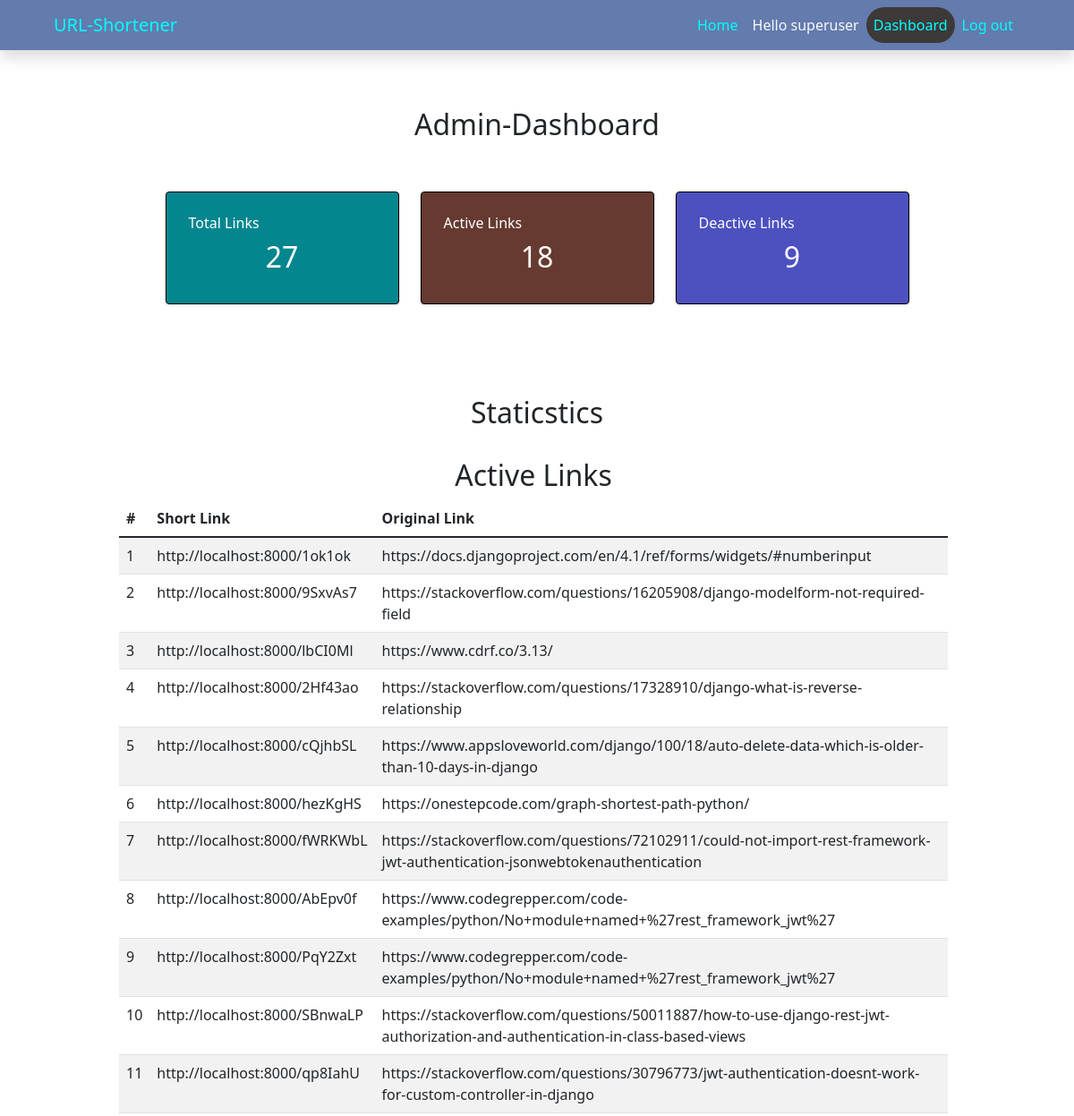
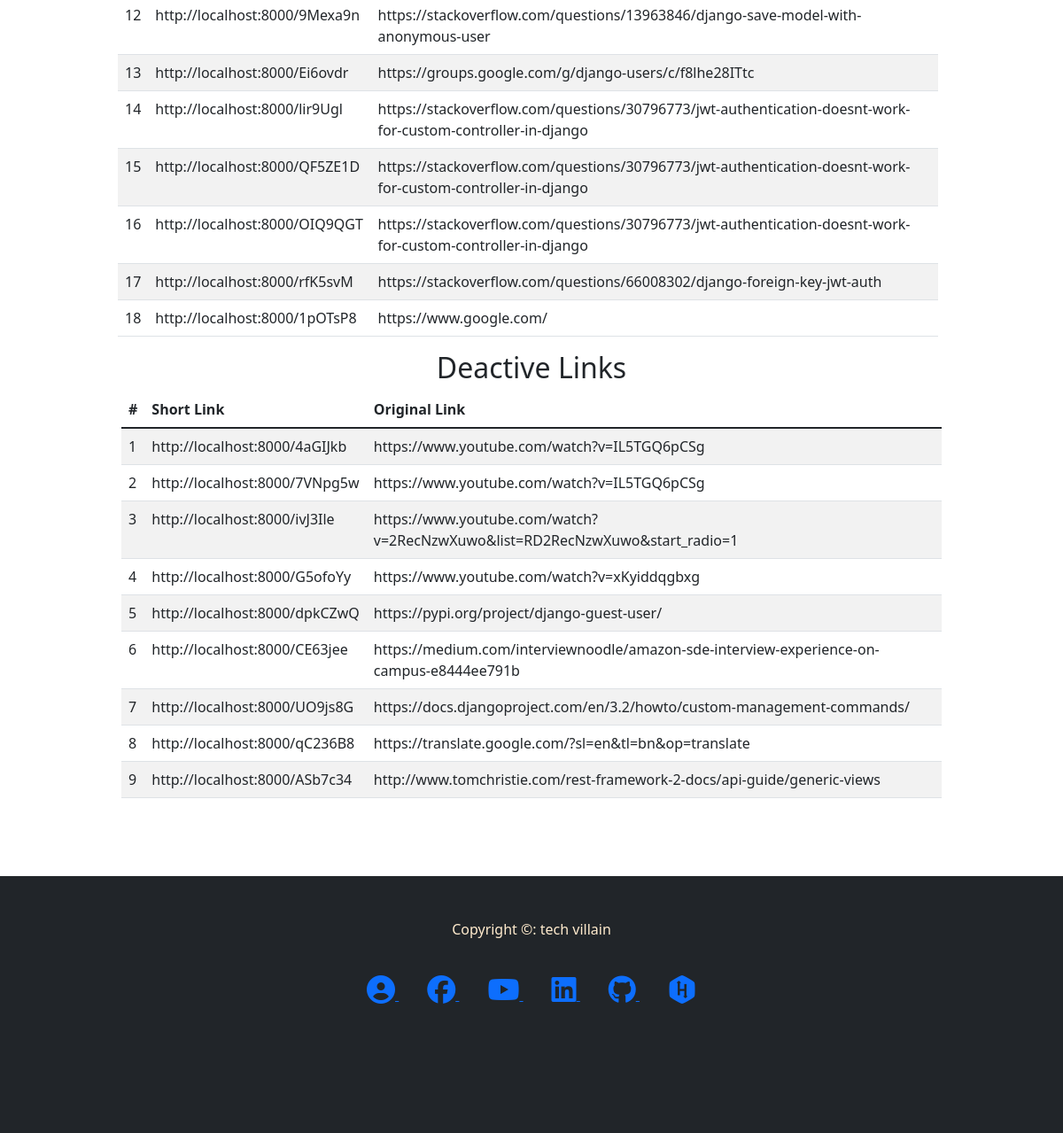
The app's page /user/dashboard/1 (signed in) with its own data (2 pictures, top to bottom).
### urlShortener/models.py (models this page shows, shortened)
class ShortURLS(models.Model):
    user = models.ForeignKey(User, on_delete=models.CASCADE, default=2)
    created_at = models.DateTimeField(auto_now_add=True)
    expiration_day = models.IntegerField(default=1)
    long_url = models.URLField()
    short_url = models.CharField(max_length=15, unique=True, blank=True)
    is_deleted = models.BooleanField(default=False)
    def get_short_absolute_url(self):
        new_url = settings.DEFAULT_DOMAIN+'/'+self.short_url
        return new_url

### subscriber/views.py (the view)
# urls.py: path('dashboard/<int:pk>', dashboard, name='dashboard')
def dashboard(request, pk):
	template = 'customer/dashboard.html'
	print('url=> ', request.get_host)
	context = {}
	all_urls = ShortURLS.objects.filter(user_id=pk)
	if request.user.is_superuser:
		all_urls = ShortURLS.objects.all()
	total_urls = all_urls.count()
	active_urls = all_urls.filter(is_deleted=False)
	deactive_urls = all_urls.filter(is_deleted=True)
	total_active_urls = active_urls.count()
	total_deactive_urls = deactive_urls.count()
	context['total_urls'] = total_urls
	context['active_urls'] = active_urls
	context['deactive_urls'] = deactive_urls
	context['total_active_urls'] = total_active_urls
	context['total_deactive_urls'] = total_deactive_urls
	return render(request, template, context )

### templates/customer/dashboard.html (shortened to what this page needs)
{% extends 'base.html' %}
{% block content %}
<head>
</head>
<section class="container" style="min-height:720px;">
    <br><br>
    {% if user.is_superuser %}
    <h2 class="text-center">Admin-Dashboard</h2>
    {% else %}
    <h2 class="text-center">My-Dashboard</h2>
    {% endif %}
    <br><br>
    <div class="row justify-content-center">
        <div class="col-md-4 col-xl-3">
            <div class="card bg-c-blue order-card">
                <div class="card-block">
                    <h6 class="m-b-20"> Total Links</h6>
                    <h2 class="text-center"><span>{{total_urls}}</span></h2>
                </div>
            </div>
        </div>
        <div class="col-md-4 col-xl-3">
            <div class="card bg-c-pink order-card">
                <div class="card-block">
                    <h6 class="m-b-20"> Active Links</h6>
                    <h2 class="text-center"><span>{{total_active_urls}}</span></h2>
                </div>
            </div>
        </div>
        <div class="col-md-4 col-xl-3">
            <div class="card bg-c-green order-card">
                <div class="card-block">
                    <h6 class="m-b-20"> Deactive Links</h6>
                    <h2 class="text-center"><span>{{total_deactive_urls}}</span></h2>
                </div>
            </div>
        </div>
    </div>
    <br><br><br>
    <h2 class="text-center">Staticstics</h2>
    <br>
    <div class="row justify-content-center">
        <div class="col-md-10 me-2">
            <h2 class="text-center">Active Links</h2>
            <table class="table table-striped table-hover">
                <thead>
                    <tr>
                        <th scope="col">#</th>
                        <th scope="col">Short Link</th>
                        <th scope="col">Original Link</th>
                    </tr>
                </thead>
                <tbody>
                    {% for url in active_urls %}
                    <tr>
                        <td>{{ forloop.counter }}</td>
                        <td>{{ url.get_short_absolute_url }}</td>
                        <td>{{ url.long_url }}</td>
                    </tr>
                    {% endfor %}
                </tbody>
            </table>
        </div>
        {% if total_deactive_urls %}
        <div class="col-md-10">
            <h2 class="text-center">Deactive Links</h2>
            <table class="table table-striped table-hover">
                <thead>
                    <tr>
                        <th scope="col">#</th>
                        <th scope="col">Short Link</th>
                        <th scope="col">Original Link</th>
                    </tr>
                </thead>
                <tbody>
                    {% for url in deactive_urls %}
                    <tr>
                        <td>{{ forloop.counter }}</td>
                        <td>{{ url.get_short_absolute_url }}</td>
                        <td>{{ url.long_url }}</td>
                    </tr>
                    {% endfor %}
                </tbody>
            </table>
        </div>
        {% endif %}
    </div>
</section>
{% endblock %}

### templates/base.html (shortened to what this page needs)
{% load static %}
<!DOCTYPE html>
<html lang="en">
<head>
  <link href="https://cdn.jsdelivr.net/npm/bootstrap@5.1.3/dist/css/bootstrap.min.css" rel="stylesheet"
 />
  <link rel="stylesheet" href="https://cdnjs.cloudflare.com/ajax/libs/font-awesome/4.7.0/css/font-awesome.min.css" />
</head>
<body>
  <nav class="navbar navbar-expand-lg navbar-dark fixed-top shadow" style="background-color: #637bad">
    <div class="container-fluid">
      <a class="navbar-brand ms-5" style="color: aqua" href="/">URL-Shortener</a>
      <div class="collapse navbar-collapse" id="navbarTogglerDemo02">
        <ul class="navbar-nav me-md-5 ms-md-auto mb-2 mb-lg-0">
          <li class="nav-item">
            <a class="
                  nav-link
                " style="color: aqua" href="/">Home</a>
          </li>
          {% if user.is_authenticated %}
          <li class="nav-item">
            <a class="nav-link text-light" href="/">Hello {{user.username}}</a>
          </li>
          <li class="nav-item">
            <a class="
                  nav-link
                  {% if '/dashboard' in request.path %}
                  active
                  {% endif %}
                " style="color: aqua" href="/user/dashboard/{{ user.id }}">Dashboard</a>
          </li>
          <li class="nav-item">
            <a class="
                  nav-link
                " style="color: aqua" href="/user/logout">Log out</a>
          </li>
          {% endif %}
        </ul>
      </div>
    </div>
  </nav>
  <br /><br /><br />
  <div style="min-height: 80vh;">
    {% block content %} {% endblock %}
  </div>
  <br /><br /><br />
  <footer class="footerHeader">
    <br /><br />
    <div class="container">
      <div class="row text-center textColor">
        <p>Copyright &copy: tech villain</p>
      </div>
      <br />
      <div class="row text-center">
        <div class="col">
          <a class="m-3" target="_blank" href="http://mahmudjewel.herokuapp.com">
            <i class="fas fa-user-circle fa-2x"></i>
          </a>
          <a class="m-3" target="_blank" href="https://www.facebook.com/TechVillain.007">
            <i class="fab fa-facebook fa-2x"></i>
          </a>
          <a class="m-3" target="_blank" href="https://www.youtube.com/channel/UCJCdq7lWqB7M5b16UatoTEw">
            <i class="fab fa-youtube fa-2x"></i>
          </a>
          <a class="m-3" target="_blank" href="https://www.linkedin.com/in/mahmudjewel">
            <i class="fab fa-linkedin fa-2x"></i>
          </a>
          <a class="m-3" target="_blank" href="https://github.com/MahmudJewel">
            <i class="fab fa-github fa-2x"></i>
          </a>
          <a class="m-3" target="_blank" href="https://www.hackerrank.com/DJ_cse">
            <i class="fab fa-hackerrank fa-2x"></i>
          </a>
        </div>
      </div>
      <br /><br /><br /><br /><br /><br />
    </div>
  </footer>
</body>
</html>

### templates/base.html (style rules this page uses)
#navbarTogglerDemo02 ul li a:hover, #navbarTogglerDemo02 ul li .active { background: rgb(61, 57, 57); color: red; border-radius: 25px; }
.footerHeader { padding: 0px 0px 0px 0px; background-color: #212529; margin: 0px; }
.textColor { color: blanchedalmond; }

### templates/customer/dashboard.html (style rules this page uses)
.order-card { color: rgb(255, 255, 255); }
.bg-c-blue { background: #04868f; }
.bg-c-green { background: #4C51BF; }
.bg-c-pink { background: #663a30; }
.card { -webkit-box-shadow: 0 1px 2.94px 0.06px rgba(4, 26, 55, 0.16); box-shadow: 0 1px 2.94px 0.06px rgba(4, 26, 55, 0.16); border: 1px solid black; margin-bottom: 30px; -webkit-transition: all 0.3s ease-in-out; transition: all 0.3s ease-in-out; }
.card .card-block { padding: 25px; }

### records on screen
ShortURLS: get_short_absolute_url "http://localhost:8000/1ok1ok", long_url "https://docs.djangoproject.com/en/4.1/ref/forms/widgets/#numberinput"
ShortURLS: get_short_absolute_url "http://localhost:8000/9SxvAs7", long_url "https://stackoverflow.com/questions/16205908/django-modelform-not-required-field"
ShortURLS: get_short_absolute_url "http://localhost:8000/lbCI0Ml", long_url "https://www.cdrf.co/3.13/"
ShortURLS: get_short_absolute_url "http://localhost:8000/2Hf43ao", long_url "https://stackoverflow.com/questions/17328910/django-what-is-reverse-relationship"
ShortURLS: get_short_absolute_url "http://localhost:8000/cQjhbSL", long_url "https://www.appsloveworld.com/django/100/18/auto-delete-data-which-is-older-than-10-days-in-django"
ShortURLS: get_short_absolute_url "http://localhost:8000/hezKgHS", long_url "https://onestepcode.com/graph-shortest-path-python/"
ShortURLS: get_short_absolute_url "http://localhost:8000/fWRKWbL", long_url "https://stackoverflow.com/questions/72102911/could-not-import-rest-framework-jwt-authentication-jsonwebtokenauthentication"
ShortURLS: get_short_absolute_url "http://localhost:8000/AbEpv0f", long_url "https://www.codegrepper.com/code-examples/python/No+module+named+%27rest_framework_jwt%27"
ShortURLS: get_short_absolute_url "http://localhost:8000/PqY2Zxt", long_url "https://www.codegrepper.com/code-examples/python/No+module+named+%27rest_framework_jwt%27"
ShortURLS: get_short_absolute_url "http://localhost:8000/SBnwaLP", long_url "https://stackoverflow.com/questions/50011887/how-to-use-django-rest-jwt-authorization-and-authentication-in-class-based-views"
ShortURLS: get_short_absolute_url "http://localhost:8000/qp8IahU", long_url "https://stackoverflow.com/questions/30796773/jwt-authentication-doesnt-work-for-custom-controller-in-django"
ShortURLS: get_short_absolute_url "http://localhost:8000/9Mexa9n", long_url "https://stackoverflow.com/questions/13963846/django-save-model-with-anonymous-user"
ShortURLS: get_short_absolute_url "http://localhost:8000/Ei6ovdr", long_url "https://groups.google.com/g/django-users/c/f8lhe28ITtc"
ShortURLS: get_short_absolute_url "http://localhost:8000/lir9Ugl", long_url "https://stackoverflow.com/questions/30796773/jwt-authentication-doesnt-work-for-custom-controller-in-django"
ShortURLS: get_short_absolute_url "http://localhost:8000/QF5ZE1D", long_url "https://stackoverflow.com/questions/30796773/jwt-authentication-doesnt-work-for-custom-controller-in-django"
ShortURLS: get_short_absolute_url "http://localhost:8000/OIQ9QGT", long_url "https://stackoverflow.com/questions/30796773/jwt-authentication-doesnt-work-for-custom-controller-in-django"
ShortURLS: get_short_absolute_url "http://localhost:8000/rfK5svM", long_url "https://stackoverflow.com/questions/66008302/django-foreign-key-jwt-auth"
ShortURLS: get_short_absolute_url "http://localhost:8000/1pOTsP8", long_url "https://www.google.com/"
ShortURLS: get_short_absolute_url "http://localhost:8000/4aGIJkb", long_url "https://www.youtube.com/watch?v=IL5TGQ6pCSg"
ShortURLS: get_short_absolute_url "http://localhost:8000/7VNpg5w", long_url "https://www.youtube.com/watch?v=IL5TGQ6pCSg"
ShortURLS: get_short_absolute_url "http://localhost:8000/ivJ3Ile", long_url "https://www.youtube.com/watch?v=2RecNzwXuwo&list=RD2RecNzwXuwo&start_radio=1"
ShortURLS: get_short_absolute_url "http://localhost:8000/G5ofoYy", long_url "https://www.youtube.com/watch?v=xKyiddqgbxg"
ShortURLS: get_short_absolute_url "http://localhost:8000/dpkCZwQ", long_url "https://pypi.org/project/django-guest-user/"
ShortURLS: get_short_absolute_url "http://localhost:8000/CE63jee", long_url "https://medium.com/interviewnoodle/amazon-sde-interview-experience-on-campus-e8444ee791b"
ShortURLS: get_short_absolute_url "http://localhost:8000/UO9js8G", long_url "https://docs.djangoproject.com/en/3.2/howto/custom-management-commands/"
ShortURLS: get_short_absolute_url "http://localhost:8000/qC236B8", long_url "https://translate.google.com/?sl=en&tl=bn&op=translate"
ShortURLS: get_short_absolute_url "http://localhost:8000/ASb7c34", long_url "http://www.tomchristie.com/rest-framework-2-docs/api-guide/generic-views"

### other values on screen
{{ user.username }} "superuser"
{{ total_urls }} "27"
{{ total_active_urls }} "18"
{{ total_deactive_urls }} "9"
